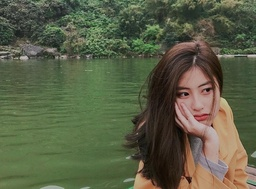
#> input picture Image_Transform/Images/Figure1.jpg, 256 x 189 px, shrunk from 660 x 488 before the run
$ python img_transform.py   (older library calls are emulated)
#> lines starting #> are read from the running program, lines starting #| are printed output that depends on the picture
#> further down, img is the input picture: shape (189, 256, 3); mean B, G, R 69.8, 95, 90
import numpy as np
import cv2
def _nearest_interpolation(img,pos):
    if(len(img.shape)==3):return img[int(pos[0]),int(pos[1]),:]
    else: return img[int(pos[0]),int(pos[1])]

def _bilinear_interpolation(img,pos):
    '''
    Bilinear interpolation
    '''
    y1=int(np.floor(pos[0]))
    y2=int(np.ceil(pos[0]))
    x1=int(np.floor(pos[1]))
    x2=int(np.ceil(pos[1]))
    if(y2>=img.shape[0]):y2=img.shape[0]-1
    if(x2>=img.shape[1]):x2=img.shape[1]-1
    if(len(img.shape)==3):
        if(abs(y2-y1)<1e-7 and abs(x2-x1)<1e-7):
            return img[y1,x1,:]
        elif(abs(y2-y1)<1e-7):
            return_img=np.zeros((3,)).astype(np.uint8)
            for c in range(3):
                return_img[c]=round(img[y1,x1,c]*(x2-pos[1])+img[y2,x2,c]*(pos[1]-x1))
            return return_img
        elif(abs(x2-x1)<1e-7):
            return_img=np.zeros((3,)).astype(np.uint8)
            for c in range(3):
                return_img[c]=round(img[y1,x1,c]*(y2-pos[0])+img[y2,x2,c]*(pos[0]-y1))
            return return_img
        else:
            return_img=np.zeros((3,)).astype(np.uint8)
            x_mat=np.array([[x2-pos[1]],[pos[1]-x1]])
            y_mat=np.array([[y2-pos[0],pos[0]-y1]])
            for c in range(3):
                value_mat=np.array([[img[int(y1),int(x1),c],img[int(y1),int(x2),c]],[img[int(y2),int(x1),c],img[int(y2),int(x2),c]]])
                return_img[c]=round((y_mat.dot(np.dot(value_mat,x_mat)))[0,0])
            return return_img
    else:
        if(abs(y2-y1)<1e-7 and abs(x2-x1)<1e-7):return img[y1,x1]
        elif(abs(y2-y1)<1e-7):
            return round(img[y1,x1]*(x2-pos[1])+img[y2,x2]*(pos[1]-x1))
        elif(abs(x2-x1)<1e-7):
            return round(img[y1,x1]*(y2-pos[0])+img[y2,x2]*(pos[0]-y1))
        else:
            x_mat=np.array([[x2-pos[1]],[pos[1]-x1]])
            y_mat=np.array([[y2-pos[0],pos[0]-y1]])
            value_mat=np.array([[img[int(y1),int(x1),c],img[int(y1),int(x2),c]],[img[int(y2),int(x1),c],img[int(y2),int(x2),c]]])
            return round((y_mat.dot(np.dot(value_mat,x_mat)))[0,0])

# [33 lines left out: function image_scaling, not called in this run]
class rotation_transform:
    '''
    Perform image rotation
    '''
    def __init__(self,img,center,angle,interpolation='NEAREST'):
        '''
        Initialize object
        Params:
        img: image
        center: center of the rotation
        angle: rotating an angle clockwise
        interpolation: interpolation method, includes 'NEAREAST' for nearest neighbor
        and 'BILINEAR' for bilinear interpolation
        '''
        self.center=center
        self.img=img
        self.rot_img=self._rotation(img,center,angle,interpolation)
    def _rotation(self,img,center,angle,interpolation):
#> called with center = (94, 128), angle = 45, interpolation = 'BILINEAR'
        new_img=np.zeros_like(img).astype(np.uint8)
        self.angle=angle*np.pi/180
        self.rotation_mat=np.array([[np.cos(self.angle),-np.sin(self.angle),0],[np.sin(self.angle),np.cos(self.angle),0],[0,0,1]])
        self.inv_rot=np.linalg.inv(self.rotation_mat)
        if(interpolation=='NEAREST'):
            if(len(img.shape)==3):
                for y in range(img.shape[0]):
                    for x in range(img.shape[1]):
                        coord=np.array([[x-center[1]],[y-center[0]],[1]])
                        old_coord=self.inv_rot.dot(coord)
                        pos=[old_coord[1,0]+center[0],old_coord[0,0]+center[1]]
                        if(pos[0]>=0 and pos[0]<img.shape[0] and pos[1]>=0 and pos[1]<img.shape[1]):
                            new_img[y,x,:]=_nearest_interpolation(img,pos)
            else:
                for y in range(img.shape[0]):
                    for x in range(img.shape[1]):
                        coord=np.array([[x-center[1]],[y-center[0]],[1]])
                        old_coord=self.inv_rot.dot(coord)
                        pos=[old_coord[1,0]+center[0],old_coord[0,0]+center[1]]
                        if(pos[0]>=0 and pos[0]<img.shape[0] and pos[1]>=0 and pos[1]<img.shape[1]):
                            new_img[y,x]=_nearest_interpolation(img,pos)
        elif(interpolation=='BILINEAR'):
            if(len(img.shape)==3):
                for y in range(img.shape[0]):
                    for x in range(img.shape[1]):
                        coord=np.array([[x-center[1]],[y-center[0]],[1]])
                        old_coord=self.inv_rot.dot(coord)
                        pos=[old_coord[1,0]+center[0],old_coord[0,0]+center[1]]
                        if(pos[0]>=0 and pos[0]<img.shape[0] and pos[1]>=0 and pos[1]<img.shape[1]):
                            new_img[y,x,:]=_bilinear_interpolation(img,pos)
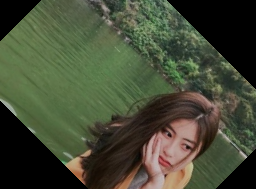
#> new_img: shape (189, 256, 3); mean B, G, R 53.6, 74.5, 68.7
            else:
                for y in range(img.shape[0]):
                    for x in range(img.shape[1]):
                        coord=np.array([[x-center[1]],[y-center[0]],[1]])
                        old_coord=self.inv_rot.dot(coord)
                        pos=[old_coord[1,0]+center[0],old_coord[0,0]+center[1]]
                        if(pos[0]>=0 and pos[0]<img.shape[0] and pos[1]>=0 and pos[1]<img.shape[1]):
                            new_img[y,x]=_nearest_interpolation(img,pos)
        return new_img
    def _tobox(self,interpolation='NEAREST'):
        '''
        Find the bounding box to cover all the rotated image
        '''
#> called with interpolation = 'NEAREST'
        top_left=np.array([[-self.center[1]],[-self.center[0]],[1]])
        top_right=np.array([[self.rot_img.shape[1]-self.center[1]],[-self.center[0]],[1]])
        bottom_left=np.array([[-self.center[1]],[self.rot_img.shape[0]-self.center[0]],[1]])
        bottom_right=np.array([[self.rot_img.shape[1]-self.center[1]],[self.rot_img.shape[0]-self.center[0]],[1]])
        top_left_trans=self.rotation_mat.dot(top_left)
        top_right_trans=self.rotation_mat.dot(top_right)
        bottom_left_trans=self.rotation_mat.dot(bottom_left)
        bottom_right_trans=self.rotation_mat.dot(bottom_right)
        trans_coord=np.array([[top_left_trans[0,0],top_right_trans[0,0],bottom_left_trans[0,0],bottom_right_trans[0,0]],[top_left_trans[1,0],top_right_trans[1,0],bottom_left_trans[1,0],bottom_right_trans[1,0]]])
        top=np.min(trans_coord[1,:])
        bottom=np.max(trans_coord[1,:])
        left=np.min(trans_coord[0,:])
        right=np.max(trans_coord[0,:])
        height=int(bottom)-int(top)
        width=int(right)-int(left)
        center=(-int(top),-int(left))
        if(interpolation=='NEAREST'):
            if(len(self.img.shape)==3):
                new_img=np.zeros((height,width,3)).astype(np.uint8)
                for y in range(height):
                    for x in range(width):
                       coord=np.array([[x-center[1]],[y-center[0]],[1]])
                       old_coord=self.inv_rot.dot(coord)
                       pos=[old_coord[1,0]+self.center[0],old_coord[0,0]+self.center[1]]
                       if(pos[0]>=0 and pos[0]<self.img.shape[0] and pos[1]>=0 and pos[1]<self.img.shape[1]):
                          new_img[y,x,:]=_nearest_interpolation(self.img,pos)
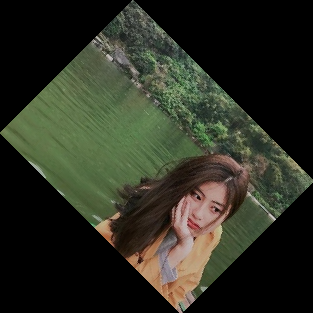
#> new_img: shape (313, 313, 3); mean B, G, R 34.5, 47, 44.5
            else:
                new_img=np.zeros((height,width)).astype(np.uint8)
                for y in range(height):
                    for x in range(width):
                        coord=np.array([[x-center[1]],[y-center[0]],[1]])
                        old_coord=self.inv_rot(coord)
                        pos=[old_coord[1,0]+self.center[0],old_coord[0,0]+self.center[1]]
                        if(pos[0]>=0 and pos[0]<self.img.shape[0] and pos[1]>=0 and pos[1]<self.img.shape[1]):
                            new_img[y,x]=_nearest_interpolation(self.img,pos)
        if(interpolation=='BILINEAR'):
            if(len(self.img.shape)==3):
                new_img=np.zeros((height,width,3)).astype(np.uint8)
                for y in range(height):
                    for x in range(width):
                       coord=np.array([[x-center[1]],[y-center[0]],[1]])
                       old_coord=self.inv_rot.dot(coord)
                       pos=[old_coord[1,0]+self.center[0],old_coord[0,0]+self.center[1]]
                       if(pos[0]>=0 and pos[0]<self.img.shape[0] and pos[1]>=0 and pos[1]<self.img.shape[1]):
                          new_img[y,x,:]=_bilinear_interpolation(self.img,pos)
            else:
                new_img=np.zeros((height,width)).astype(np.uint8)
                for y in range(height):
                    for x in range(width):
                        coord=np.array([[x-center[1]],[y-center[0]],[1]])
                        old_coord=self.inv_rot(coord)
                        pos=[old_coord[1,0]+self.center[0],old_coord[0,0]+self.center[1]]
                        if(pos[0]>=0 and pos[0]<self.img.shape[0] and pos[1]>=0 and pos[1]<self.img.shape[1]):
                            new_img[y,x]=_bilinear_interpolation(self.img,pos)
        return new_img
class scale_transform:
    def __init__(self,img,center,scale_factor,interpolation='NEAREST'):
        self.transform_img=self._transform(img,center,scale_factor,interpolation)
    # [9 lines left out: function _transform, not called in this run]
class shear_transform:
    def __init__(self,img,center,shear_factor,interpolation='NEAREST'):
        self.transform_img=self._transform(img,center,shear_factor,interpolation)
    # [13 lines left out: function _transform, not called in this run]
if __name__=='__main__':
    img=cv2.imread('Images/Figure1.jpg')
    #img=cv2.resize(img,(img.shape[1]//2,img.shape[0]//2))
    rot=rotation_transform(img,(img.shape[0]//2,img.shape[1]//2),45,interpolation='BILINEAR')
    img1=rot._tobox()
    rot=rotation_transform(img1,(img1.shape[0]//2,img1.shape[1]//2),-45,interpolation='BILINEAR')
#> call 2 of _rotation, with center = (156, 156), angle = -45, interpolation = 'BILINEAR'
#> after the loop in _rotation (call 2), `for y in range(img.shape[0]):`:
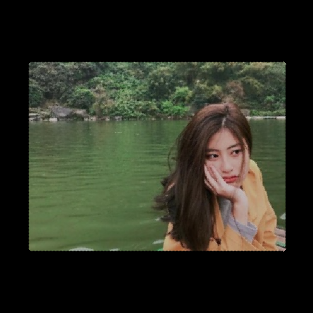
#> new_img: shape (313, 313, 3); mean B, G, R 34.6, 47, 44.5
    new_img=cv2.Scharr(rot.rot_img,cv2.CV_32F,0,1)
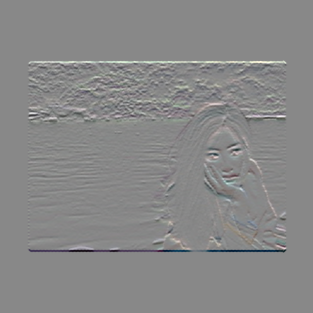
#> new_img: shape (313, 313, 3) float32; mean B, G, R 0, 0, 0; drawn with min black and max white
    new_size=rot.rot_img.shape
    old_size=img.shape
    offset_0=(new_size[0]-old_size[0])//2
    offset_1=(new_size[1]-old_size[1])//2
    crop=new_img[offset_0:rot.rot_img.shape[0]-offset_0,offset_1:rot.rot_img.shape[1]-offset_1,:]
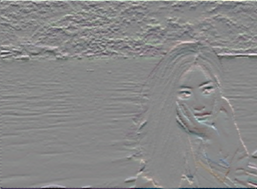
#> crop: shape (189, 257, 3) float32; mean B, G, R 0.1, 0.8, 2.6; drawn with min black and max white
    cv2.imshow('image',crop)
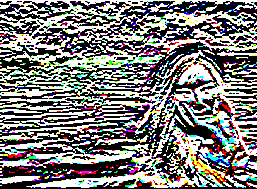
#> window 'image': shape (189, 257, 3); mean B, G, R 122, 123.4, 124.4
    cv2.waitKey(0)
    '''cv2.imshow('image',rot._tobox())
    cv2.waitKey(0)'''
